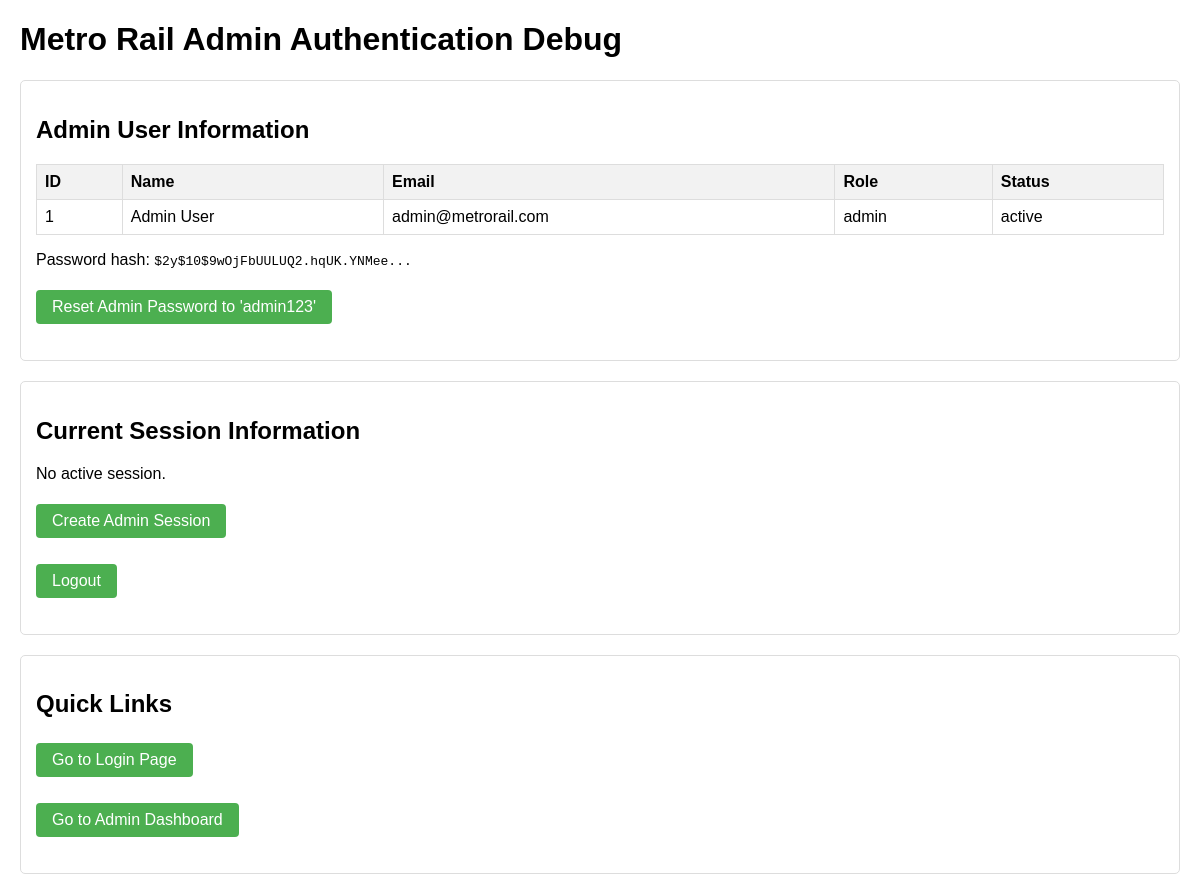
/admin/fix_admin_login.php, run on the app's committed database.
### tables this page shows
CREATE TABLE `users` (
  `id` int(11) NOT NULL,
  `name` varchar(100) NOT NULL,
  `email` varchar(100) NOT NULL,
  `phone` varchar(20) NOT NULL,
  `password` varchar(255) NOT NULL,
  `role` enum('admin','staff','user') NOT NULL DEFAULT 'user',
  `status` enum('active','inactive','blocked') NOT NULL DEFAULT 'active',
  `created_at` datetime NOT NULL,
  `updated_at` datetime DEFAULT NULL
);

### includes/db.php (called while the page is built, shortened)
<?php
try {
    $conn = new mysqli(DB_HOST, DB_USER, DB_PASS, DB_NAME);
} catch (mysqli_sql_exception $e) {
    if (DEBUG_MODE) {
        die('Database Connection Failed: ' . $e->getMessage());
    } else {
        die('Database Connection Failed. Please try again later.');
    }
}
$conn->set_charset('utf8');
function executeQuery($sql, $params = []) {
    global $conn;
    $stmt = $conn->prepare($sql);
    $stmt->execute();
    $result = $stmt->get_result();
    return $result;
}
function fetchRow($sql, $params = []) {
    $result = executeQuery($sql, $params);
    if ($result && $result->num_rows > 0) {
        return $result->fetch_assoc();
    }
    return null;
}

### admin/fix_admin_login.php (the view, shortened to what this page needs)
<?php
require_once '../includes/db.php';
$admin = fetchRow("SELECT * FROM users WHERE role = 'admin' LIMIT 1");
echo "<!DOCTYPE html>
<html>
<head>
    <title>Admin Login Fix</title>
    <style>
        body { font-family: Arial, sans-serif; margin: 20px; }
        pre { background: #f4f4f4; padding: 10px; border-radius: 5px; }
        .card { border: 1px solid #ddd; border-radius: 5px; padding: 15px; margin-bottom: 20px; }
        .success { color: green; }
        .error { color: red; }
        table { border-collapse: collapse; width: 100%; }
        th, td { border: 1px solid #ddd; padding: 8px; text-align: left; }
        th { background-color: #f2f2f2; }
        a.button {
            display: inline-block;
            background: #4CAF50;
            color: white;
            padding: 8px 16px;
            text-decoration: none;
            border-radius: 4px;
            margin: 5px 0;
        }
    </style>
</head>
<body>
    <h1>Metro Rail Admin Authentication Debug</h1>";
echo "<div class='card'>
    <h2>Admin User Information</h2>";
if ($admin) {
    echo "<table>
        <tr>
            <th>ID</th>
            <th>Name</th>
            <th>Email</th>
            <th>Role</th>
            <th>Status</th>
        </tr>
        <tr>
            <td>" . $admin['id'] . "</td>
            <td>" . htmlspecialchars($admin['name']) . "</td>
            <td>" . htmlspecialchars($admin['email']) . "</td>
            <td>" . $admin['role'] . "</td>
            <td>" . $admin['status'] . "</td>
        </tr>
    </table>";
    echo "<p>Password hash: <code>" . substr($admin['password'], 0, 30) . "...</code></p>";
    echo "<p><a href='?reset=true' class='button'>Reset Admin Password to 'admin123'</a></p>";
} else {
    echo "<p class='error'>No admin user found in the database!</p>";
}
echo "</div>
<div class='card'>
    <h2>Current Session Information</h2>";
if (isset($_SESSION) && !empty($_SESSION)) {
    echo "<pre>" . print_r($_SESSION, true) . "</pre>";
    echo "<p>isLoggedIn(): " . (isLoggedIn() ? 'true' : 'false') . "</p>";
    echo "<p>isAdmin(): " . (isAdmin() ? 'true' : 'false') . "</p>";
} else {
    echo "<p>No active session.</p>";
}
echo "<p><a href='create_admin_session.php' class='button'>Create Admin Session</a></p>";
echo "<p><a href='../logout.php' class='button'>Logout</a></p>";
echo "</div>
<div class='card'>
    <h2>Quick Links</h2>
    <p><a href='../login.php' class='button'>Go to Login Page</a></p>
    <p><a href='index.php' class='button'>Go to Admin Dashboard</a></p>
</div>
</body>
</html>";
?>

### admin/fix_admin_login.php (style rules this page uses)
body { font-family: Arial, sans-serif; margin: 20px; }
.card { border: 1px solid #ddd; border-radius: 5px; padding: 15px; margin-bottom: 20px; }
table { border-collapse: collapse; width: 100%; }
th, td { border: 1px solid #ddd; padding: 8px; text-align: left; }
th { background-color: #f2f2f2; }
a.button { display: inline-block; background: #4CAF50; color: white; padding: 8px 16px; text-decoration: none; border-radius: 4px; margin: 5px 0; }

### data on the page
users: id "1", name "Admin User", email "admin@metrorail.com", role "admin", status "active", password "$2y$10$9wOjFbUULUQ2.hqUK.YNMee"
